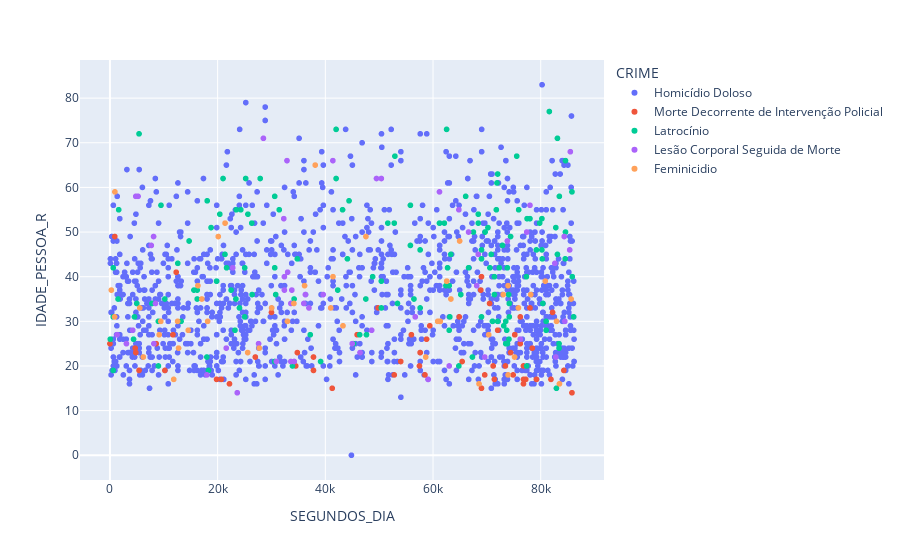

Source (notebook cell):
### Code cell
fig = px.scatter(dfClean, x="SEGUNDOS_DIA", y="IDADE_PESSOA_R",color='CRIME')
fig.show()

### Figure 1 — Plotly figure (JSON) as saved in the notebook; plotly's stock layout.template omitted (floating-point values rounded to 4 significant figures; data arrays with more than 128 entries replaced by an {"elided": "..."} marker saying what was removed)
{"data": [{"hovertemplate": "CRIME=Homicídio Doloso<br>SEGUNDOS_DIA=%{x}<br>IDADE_PESSOA_R=%{y}<extra></extra>", "legendgroup": "Homicídio Doloso", "marker": {"color": "#636efa", "symbol": "circle"}, "mode": "markers", "name": "Homicídio Doloso", "showlegend": true, "type": "scattergl", "x": {"elided": "1299 int values"}, "xaxis": "x", "y": {"elided": "1299 int values"}, "yaxis": "y"}, {"hovertemplate": "CRIME=Morte Decorrente de Intervenção Policial<br>SEGUNDOS_DIA=%{x}<br>IDADE_PESSOA_R=%{y}<extra></extra>", "legendgroup": "Morte Decorrente de Intervenção Policial", "marker": {"color": "#EF553B", "symbol": "circle"}, "mode": "markers", "name": "Morte Decorrente de Intervenção Policial", "showlegend": true, "type": "scattergl", "x": [78000, 76800, 45900, 76200, 76200, 4800, 77220, 37800, 71160, 70500, 8580, 79200, 22500, 59400, 78420, 19800, 58800, 0, 34800, 69000, 10200, 71400, 20700, 65400, 12300, 82200, 72000, 81900, 76800, 1800, 4680, 12900, 75180, 75180, 85800, 82800, 82800, 8100, 69000, 69600, 77400, 25740, 74400, 57600, 57480, 84300, 11700, 30000, 49800, 58500, 52800, 21900, 21900, 1500, 1500, 1500, 37800, 78300, 68880, 55980, 900, 11400, 68280, 51420, 51420, 46800, 79200, 59400, 73440, 22200, 34500, 57600, 27000, 41280, 76800, 54000, 74880, 64860, 5400], "xaxis": "x", "y": [33, 16, 27, 25, 31, 23, 17, 19, 20, 34, 25, null, null, 29, 24, 17, 26, 25, 23, 15, 19, 17, 17, 21, 41, 32, 28, 17, 17, null, 24, null, 27, 27, 14, null, null, null, 40, 18, 20, null, 23, 23, 20, 19, 27, 32, 33, 18, 18, null, null, null, null, null, 22, null, 37, 27, 49, null, null, null, null, null, 17, null, 20, 16, 20, null, 22, 15, 20, 21, 18, 31, 19], "yaxis": "y"}, {"hovertemplate": "CRIME=Latrocínio<br>SEGUNDOS_DIA=%{x}<br>IDADE_PESSOA_R=%{y}<extra></extra>", "legendgroup": "Latrocínio", "marker": {"color": "#00cc96", "symbol": "circle"}, "mode": "markers", "name": "Latrocínio", "showlegend": true, "type": "scattergl", "x": {"elided": "151 int values"}, "xaxis": "x", "y": {"elided": "151 int values"}, "yaxis": "y"}, {"hovertemplate": "CRIME=Lesão Corporal Seguida de Morte<br>SEGUNDOS_DIA=%{x}<br>IDADE_PESSOA_R=%{y}<extra></extra>", "legendgroup": "Lesão Corporal Seguida de Morte", "marker": {"color": "#ab63fa", "symbol": "circle"}, "mode": "markers", "name": "Lesão Corporal Seguida de Morte", "showlegend": true, "type": "scattergl", "x": [4200, 30900, 36000, 33600, 7680, 5220, 8160, 82800, 56700, 63000, 34200, 33000, 32280, 23640, 64800, 77400, 33780, 50400, 33600, 21600, 48600, null, 66600, null, 41400, 27600, 32400, 82620, 85500, 85380, 18000, 78000, 68400, 69600, 28500, 68100, 32400, 22800, 61200, 59100, 36300, 73800, 46440, 76200, 32880, 84360, null, 8460, 84480, null, 36960, null, 39600, 4800, 8100, null, 45000, 49500, 1320, 3060], "xaxis": "x", "y": [28, 21, 34, 21, 47, 58, 25, 22, 31, 20, 21, 41, 53, 14, 55, 50, 37, 62, 34, 24, 28, 33, 50, 51, 66, 25, 37, 43, 68, 46, 18, 56, 45, 22, 71, 38, 40, 42, 59, 17, 36, 48, 23, 26, 66, 49, 43, 34, 30, 29, 33, 39, 36, 58, 49, 44, 25, 62, 27, 25], "yaxis": "y"}, {"hovertemplate": "CRIME=Feminicidio<br>SEGUNDOS_DIA=%{x}<br>IDADE_PESSOA_R=%{y}<extra></extra>", "legendgroup": "Feminicidio", "marker": {"color": "#FFA15A", "symbol": "circle"}, "mode": "markers", "name": "Feminicidio", "showlegend": true, "type": "scattergl", "x": [20120, 9140, null, 16340, 18140, 34160, 64940, 60860, 62540, 62540, 27740, 70340, 41000, 12740, 75140, 73040, 58640, 73940, 73940, 260, 63320, 9440, 83480, 32960, 17060, 12560, 36140, 78140, 68540, null, 38120, 14540, 11840, 75860, 30020, 860, 61340, 47540, 5540, 6200, null, 85640, 41420, 920, 43280, 25580, 80840, 82940, 21380], "xaxis": "x", "y": [49, 27, 27, 38, 30, 34, 48, 30, 39, 39, 24, 27, 33, 24, 22, 36, 22, 18, 38, 37, 35, 30, 16, 30, 35, 30, 38, 36, 16, 31, 65, 28, 17, 33, 33, 31, 30, 49, 33, 22, 51, 35, 40, 59, 29, 23, 39, 30, 52], "yaxis": "y"}], "layout": {"legend": {"title": {"text": "CRIME"}, "tracegroupgap": 0}, "margin": {"t": 60}, "xaxis": {"anchor": "y", "domain": [0, 1], "title": {"text": "SEGUNDOS_DIA"}}, "yaxis": {"anchor": "x", "domain": [0, 1], "title": {"text": "IDADE_PESSOA_R"}}}}
